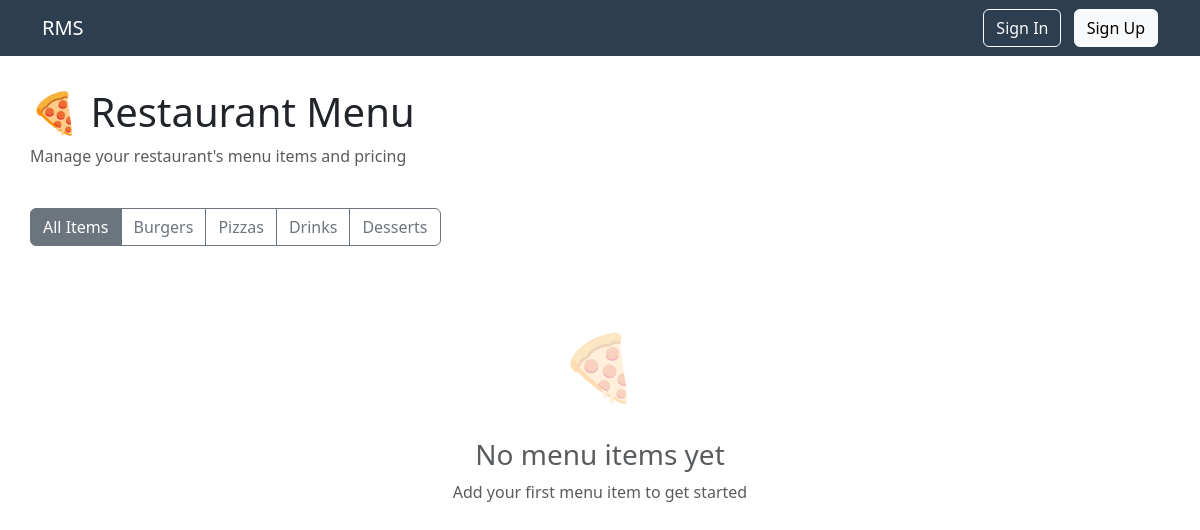
The app's page /menu/, older data.
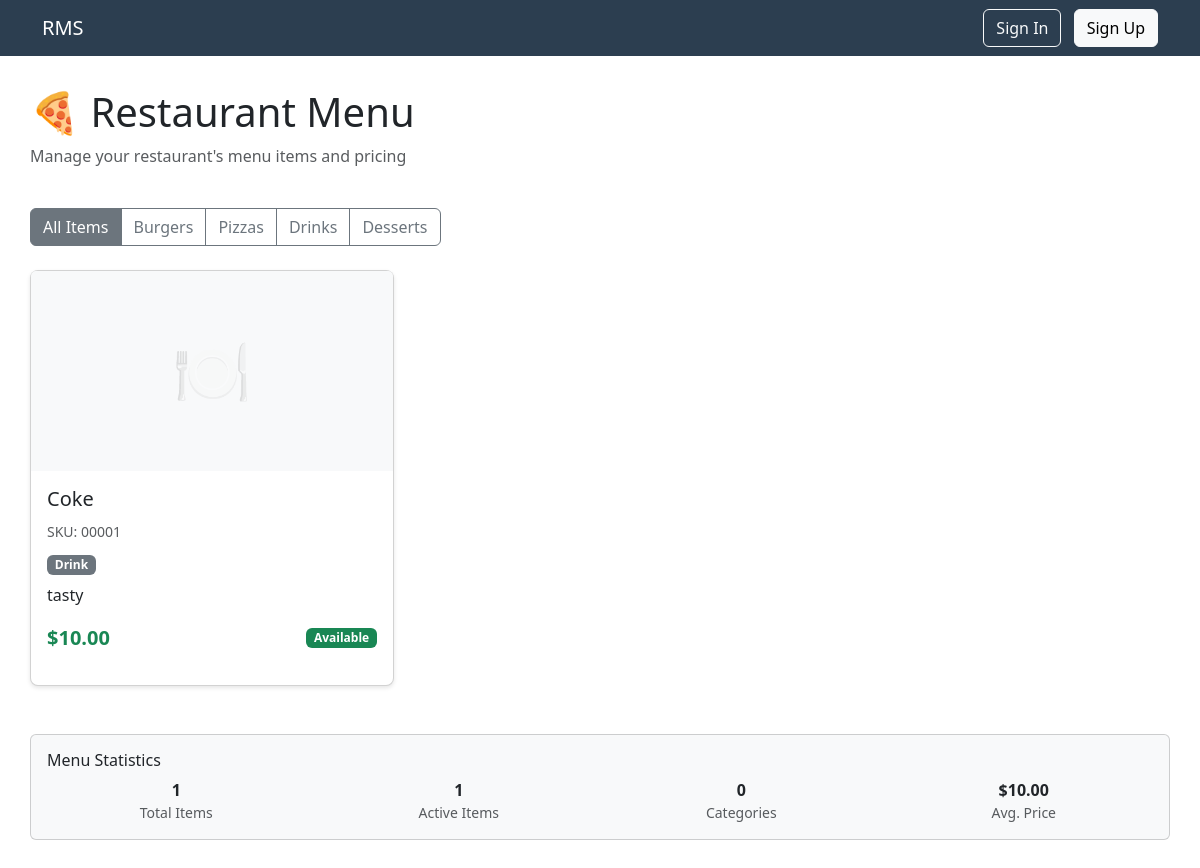
The same page, newer data.
### menu/models.py (models this page shows, shortened)
class Product(models.Model):
    name = models.CharField(max_length=100)                                # Product name (like "Cheeseburger")
    sku = models.CharField(max_length=50, unique=True)                     # Product code (like "BURGER001")
    category = models.CharField(max_length=100)                            # Category (like "Burgers", "Drinks", "Desserts")
    price = models.DecimalField(max_digits=10, decimal_places=2)           # Base price (like 12.99)
    tax_rate = models.DecimalField(max_digits=5, decimal_places=2, default=0.00)  # Tax percentage (like 8.5 for 8.5%)
    description = models.TextField(blank=True, null=True)                  # Description of the item (optional)
    is_active = models.BooleanField(default=True)                          # Is this item available to order?
    class Meta:
        indexes = [models.Index(fields=["category", "is_active"])]

### menu/views.py (the view)
# urls.py: path('menu/', menu_views.menu_list, name='menu_list'),
def menu_list(request):
	products = Product.objects.all()
	return render(request, 'menu_list.html', {'products': products})

### templates/menu_list.html (shortened to what the changed rows need)
{% extends 'base.html' %}
{% block content %}
<div class="d-flex justify-content-between align-items-center mb-4">
    <div>
        <h1>🍕 Restaurant Menu</h1>
    </div>
</div>
{% if products %}
    <div class="row row-cols-1 row-cols-md-2 row-cols-lg-3 g-4">
        {% for product in products %}
        <div class="col">
            <div class="card content-card h-100">
                <div class="card-img-top bg-light d-flex align-items-center justify-content-center" style="height: 200px;">
                    {% if product.image %}
                        <img src="{{ product.image.url }}" class="img-fluid rounded-top" alt="{{ product.name }}" style="max-height: 200px; object-fit: cover;">
                    {% else %}
                        <span style="font-size: 4rem; opacity: 0.3;">🍽️</span>
                    {% endif %}
                </div>
                <div class="card-body d-flex flex-column">
                    <div class="mb-2">
                        <h5 class="card-title">{{ product.name }}</h5>
                        <small class="text-muted">SKU: {{ product.sku }}</small>
                    </div>
                    <div class="mb-2">
                        <span class="badge bg-secondary">{{ product.category }}</span>
                    </div>
                    {% if product.description %}
                    <p class="card-text flex-grow-1">{{ product.description }}</p>
                    {% endif %}
                    <div class="mb-3">
                        <div class="d-flex justify-content-between align-items-center">
                            <div>
                                <strong class="text-success fs-5">${{ product.price }}</strong>
                            </div>
                            {% if product.is_active %}
                                <span class="badge bg-success">Available</span>
                            {% else %}
                                <span class="badge bg-danger">Not Available</span>
                            {% endif %}
                        </div>
                    </div>
                </div>
            </div>
        </div>
        {% endfor %}
    </div>
{% else %}
    <div class="text-center py-5">
        <div class="mb-4">
            <span style="font-size: 4rem; opacity: 0.3;">🍕</span>
        </div>
        <h3 class="text-muted">No menu items yet</h3>
        <p class="text-muted mb-4">Add your first menu item to get started</p>
    </div>
{% endif %}
{% if products %}
<div class="row mt-5">
    <div class="col-md-12">
        <div class="card bg-light">
            <div class="card-body">
                <h6 class="card-title">Menu Statistics</h6>
                <div class="row text-center">
                    <div class="col-md-3">
                        <strong>{{ products|length }}</strong>
                        <small class="d-block text-muted">Total Items</small>
                    </div>
                    <div class="col-md-3">
                        <strong>{{ products|length }}</strong>
                        <small class="d-block text-muted">Active Items</small>
                    </div>
                    <div class="col-md-3">
                        <strong>0</strong>
                        <small class="d-block text-muted">Categories</small>
                    </div>
                    <div class="col-md-3">
                        <strong>${{ products.0.price|default:0 }}</strong>
                        <small class="d-block text-muted">Avg. Price</small>
                    </div>
                </div>
            </div>
        </div>
    </div>
</div>
{% endif %}
{% endblock %}

Row changes from the older to the newer data that the page shows:
added Product: name "Coke", sku "00001", category "Drink", description "tasty", price "10.00", is_active "Available"
Text that changed along with them:
{{ products|length }}: (not shown) → "1"
text no longer shown: "🍕 No menu items yet Add your first menu item to get started"
text now shown: "Menu Statistics Total Items Active Items 0 Categories $ Avg. Price"
